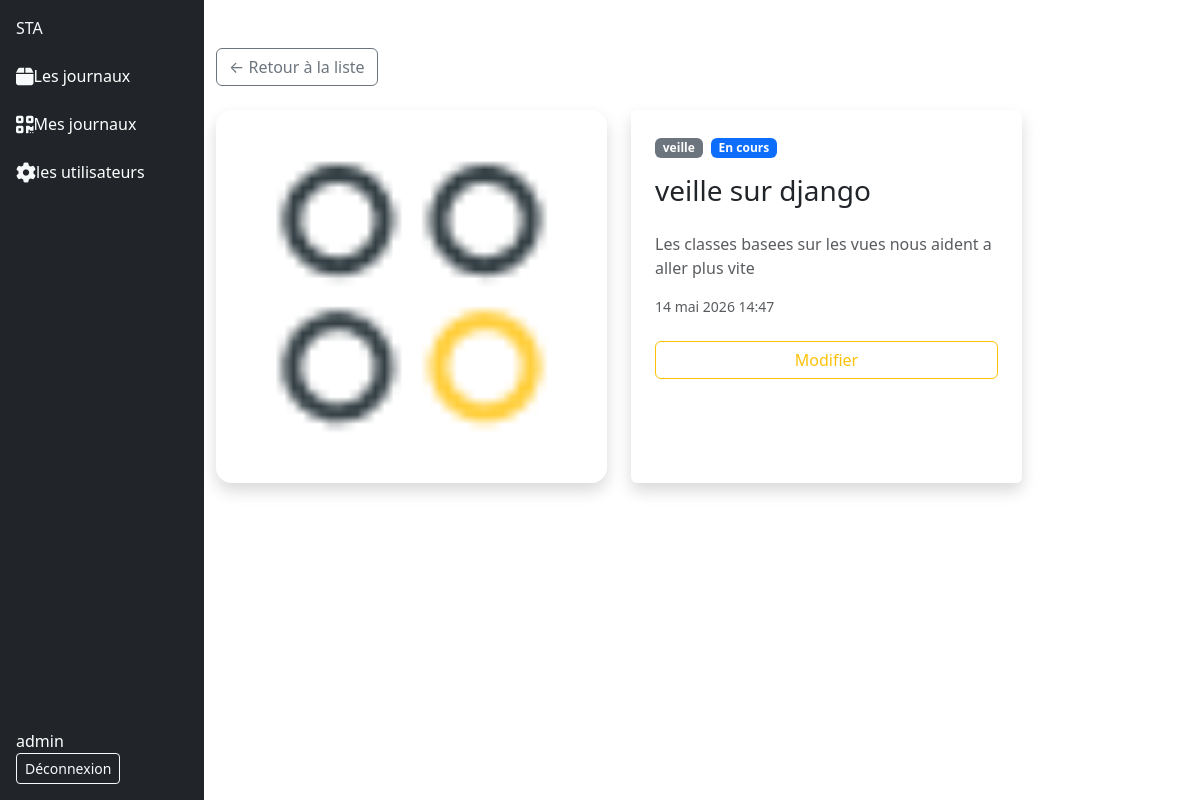
Screenshot of /entree/entree/1/detail (signed in) with the database file from the repository.
### activite/models.py (models this page shows)
class Entree(models.Model) :
    class Statut(models.TextChoices):
        EN_COURS = 'en_cours', 'En cours'
        RESOLU   = 'resolu',   'Résolu'
        BLOQUE   = 'bloque',   'Bloqué'
    titre = models.CharField( max_length=100)
    contenu_textuel = models.TextField()
    image_de_preuve = models.ImageField(upload_to='images/')
    date_creation = models.DateTimeField(auto_now_add=True)
    categorie = models.ForeignKey(Categorie, on_delete=models.SET_NULL, null=True)
    user = models.ForeignKey(User, on_delete=models.SET_NULL, null=True)
    etat = models.CharField(
        max_length=20,
        choices=Statut.choices,
        default=Statut.EN_COURS
    )

class Categorie(models.Model) :
    nom_categorie = models.CharField( max_length=64)
    description = models.TextField()
    date_creation = models.DateTimeField(auto_now_add=True)
    def __str__(self):
        return self.nom_categorie

### activite/views.py (the view)
# urls.py: path("entree/<int:pk>/detail", EntreeDetailView.as_view(), name="detail_entree"),
class EntreeDetailView(LoginRequiredMixin, DetailView):
    model = Entree
    template_name = 'detail_tache.html'
    context_object_name = 'entree'

### activite/templates/detail_tache.html
{% extends 'base.html' %}
{% load static %}
{% block content %}
<div class="container py-4">
    <a href="{% url 'entree' %}" class="btn btn-outline-secondary mb-4">
        ← Retour à la liste
    </a>
    <div class="row g-4">
        <div class="col-5">
            {% if entree.image_de_preuve %}
                <img src="{{ entree.image_de_preuve.url }}"
                     class="img-fluid rounded-4 shadow w-100"
                     style="max-height: 400px; object-fit: cover;"
                     alt="Preuve">
            {% else %}
                <div class="bg-secondary d-flex align-items-center justify-content-center rounded-4"
                     style="height: 400px;">
                    <span class="text-white opacity-50">Aucune image</span>
                </div>
            {% endif %}
        </div>
        <div class="col-5">
            <div class="card shadow border-0 h-100 p-4">
                <div class="mb-3">
                    <span class="badge bg-secondary me-1">{{ entree.categorie }}</span>
                    {% if entree.etat == 'en_cours' %}
                        <span class="badge bg-primary">{{ entree.get_etat_display }}</span>
                    {% elif entree.etat == 'resolu' %}
                        <span class="badge bg-success">{{ entree.get_etat_display }}</span>
                    {% elif entree.etat == 'bloque' %}
                        <span class="badge bg-danger">{{ entree.get_etat_display }}</span>
                    {% endif %}
                </div>
                <h3>{{ entree.titre }}</h3>
                <p class="text-muted mt-3">{{ entree.contenu_textuel }}</p>
                <small class="text-muted">{{ entree.date_creation }}</small>
                {% if request.user == entree.user %}
                <div class="d-flex gap-2 mt-4">
                    <a href="{% url 'modifier_entree' entree.pk %}"
                       class="btn btn-outline-warning flex-fill">
                        Modifier
                    </a>
                </div>
                {% endif %}
            </div>
        </div>
    </div>
</div>
{% endblock content %}

### templates/base.html (shortened to what this page needs)
{% load static %}
<!DOCTYPE html>
<html lang="en">
<head>
    <link href="https://cdn.jsdelivr.net/npm/bootstrap@5.3.3/dist/css/bootstrap.min.css" rel="stylesheet">
</head>
<body>
    <div class=" justify-content-between m-0">
        <div class="row d-flex flex-row" >
            <div class="sidebar sticky-top d-flex flex-column justify-content-between align-items-start p-3 vh-100 bg-dark  start-0 top-0  col-2" >
                <div class="d-flex flex-column align-items-start gap-4">
                <a class="navbar-brand text-light" href="{% url 'entree' %}">STA</a>
                <a class="text-decoration-none text-white" href="{% url 'entree' %}"><i class="fa-solid fa-box fa-lg text-light"></i>Les journaux</a>
                <a class="text-decoration-none text-white" href="{% url 'user_entrees' user.pk%}"><i class="fa-solid fa-qrcode fa-lg text-light"></i>Mes journaux</a>
                {% if user.is_superuser %}
                    <a class="text-decoration-none text-white" href="{% url 'liste_users' %}"><i class="fa-solid fa-gear fa-lg text-light"></i>les utilisateurs</a>
                {% endif %}
                </div>
                <div>
                {% if request.user.is_authenticated %}
                    <span class="text-white me-3">{{ request.user.username }}</span>
                    <form method="post" action="{% url 'logout' %}">
                        <button type="submit" class="btn btn-outline-light btn-sm">Déconnexion</button>
                    </form>
                {% endif %}
                </div>
            </div>
            <div class="col-10 mt-4 ">
                {% block content %}
                {% endblock content %}
            </div>
        </div>
    </div>
</body>
</html>

### rows the page displays
Entree: image_de_preuve (picture), categorie "veille", etat "En cours", titre "veille sur django", contenu_textuel "Les classes basees sur les vues nous aident a aller plus vite", date_creation "14 mai 2026 14:47"

### other values shown
{{ request.user.username }} "admin"
